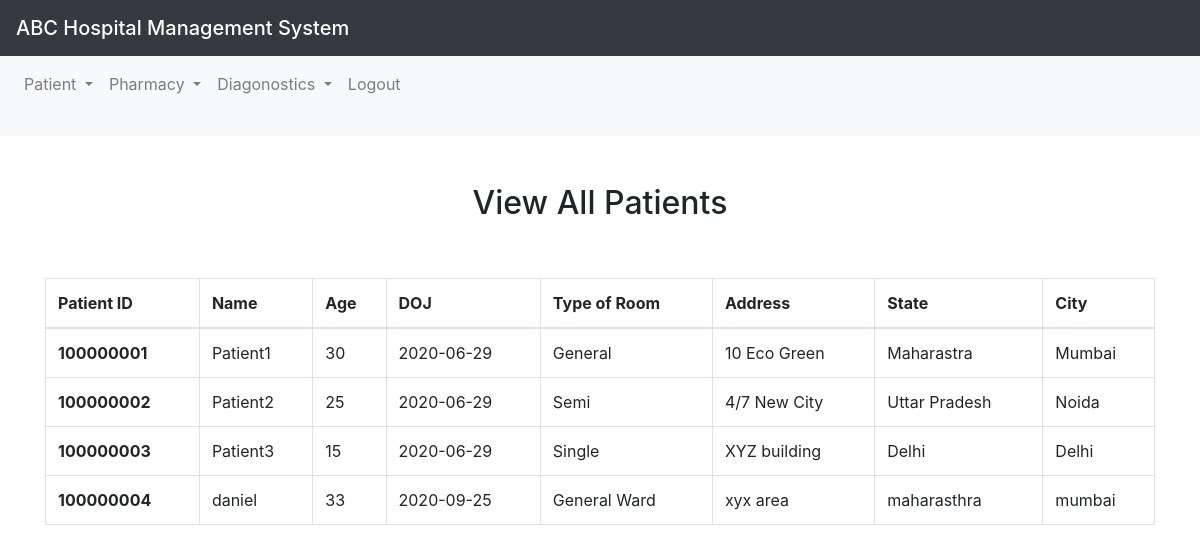
The app's page /ViewAllPatients (signed in) with its own data.
### Flaskproject/models.py (models this page shows, shortened)
class Patients(db.Model):
    pid = db.Column(db.Integer, primary_key=True)
    ssn = db.Column(db.String(9), unique=True, nullable=False)
    name = db.Column(db.String(30), nullable=False)
    age = db.Column(db.Integer, nullable=False)
    doa = db.Column(db.Date, nullable=False, default=date.today())
    room = db.Column(db.String(20), nullable=False)
    address = db.Column(db.String(80), nullable=False)
    city = db.Column(db.String(30), nullable=False)
    state = db.Column(db.String(30), nullable=False)
    status = db.Column(db.String(10), nullable=False, default='Active')

### Flaskproject/routes.py (the view)
@app.route('/ViewAllPatients',methods=['GET','POST'])
@login_required
def viewAllPatients() :
    if "user" in session :
        user = session["user"]
        if user == "Executive" :
            ap = Patients.query.filter_by(status="Active").all()
            for p in ap:
                print(p.ssn)
            return render_template('ViewAllPatients.html',ap=ap)
        else :
            flash(" Only Executive can access this feature", "danger")
            return redirect(url_for("home"))
    else :
        return redirect(url_for("login"))

### Flaskproject/routes.py (called while the page is built)
@login_manager.user_loader
def load_user(user) :
    return UserStore.query.get(user)

### Flaskproject/Templates/ViewAllPatients.html (shortened to what this page needs)
{% extends "base.html" %}
{% block body %}
<br><br>
<center>
  <h2 class="form-signin-heading">View All Patients</h2>
</center>
{% if ap %}
<br><br>
<div class="container">
<table class="table table-bordered">
  <thead>
    <tr>
      <th scope="col">Patient ID</th>
      <th scope="col">Name</th>
      <th scope="col">Age</th>
      <th scope="col">DOJ</th>
      <th scope="col">Type of Room</th>
      <th scope="col">Address</th>
      <th scope="col">State</th>
      <th scope="col">City</th>
    </tr>
  </thead>
  <tbody>
  {% for data in ap %}
    <tr>
      <th scope="row">{{ data.pid }}</th>
      <td>{{ data.name }}</td>
      <td>{{ data.age }}</td>
      <td>{{ data.doa }}</td>
      <td>{{ data.room }}</td>
      <td>{{ data.address }}</td>
      <td>{{ data.state}}</td>
      <td>{{ data.city }}</td>
   {% endfor %}
    </tr>
  </tbody>
</table>
</div>
{% endif %}
{% endblock %}

### Flaskproject/Templates/base.html (shortened to what this page needs)
<!doctype html>
<html lang="en">
<head>
  <link rel="stylesheet" href="https://maxcdn.bootstrapcdn.com/bootstrap/4.0.0/css/bootstrap.min.css">
</head>
<body>
<nav class="navbar navbar-dark bg-dark">
  <span class="navbar-brand mb-0 h1">ABC Hospital Management System</span>
</nav>
<nav class="navbar navbar-expand-lg navbar-light bg-light">
  <div class="collapse navbar-collapse" id="navbarSupportedContent">
    <ul class="navbar-nav mr-auto">
      <li class="nav-item dropdown">
        <a class="nav-link dropdown-toggle" href="#" id="navbarDropdownMenuLink" data-toggle="dropdown" aria-haspopup="true" aria-expanded="false">
          Patient
        </a>
      <li class="nav-item dropdown">
        <a class="nav-link dropdown-toggle" href="#" id="navbarDropdown1" role="button" data-toggle="dropdown" aria-haspopup="true" aria-expanded="true">
          Pharmacy
        </a>
      </li>
      <li class="nav-item dropdown">
        <a class="nav-link dropdown-toggle" href="#" id="navbarDropdown2" role="button" data-toggle="dropdown" aria-haspopup="true" aria-expanded="false">
           Diagonostics
        </a>
      </li>
      <li class="nav-item">
        <a class="nav-link" href="/logout">Logout</a>
      </li>
    </ul>
  </div>
</nav>
{% block body %}
{% endblock %}
</body>
</html>

### Flaskproject/Templates/base.html (style rules this page uses)
.dropdown { position: relative; display: inline-block; }

### records on screen
Patients: pid "100000001", name "Patient1", age "30", doa "2020-06-29", room "General", address "10 Eco Green", state "Maharastra", city "Mumbai"
Patients: pid "100000002", name "Patient2", age "25", doa "2020-06-29", room "Semi", address "4/7 New City", state "Uttar Pradesh", city "Noida"
Patients: pid "100000003", name "Patient3", age "15", doa "2020-06-29", room "Single", address "XYZ building", state "Delhi", city "Delhi"
Patients: pid "100000004", name "daniel", age "33", doa "2020-09-25", room "General Ward", address "xyx area", state "maharasthra", city "mumbai"
